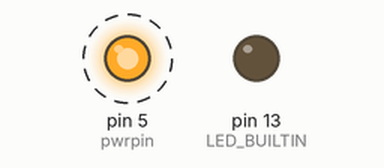
The sketch below on a simulated Arduino Uno, built with avr-gcc and run on an emulated ATmega328P. On the bench: output pins drawn as LEDs (lit = HIGH). Dashed ring = blinking.

Above: at 0.5 s.
Timing chart, 0 to 4.6 s (numbered marks = the images above):
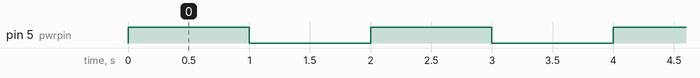

The sketch:

BlinkXmas.ino
```cpp
/*
 * turn 5V power on/off using P-chan mosfet to blink Xmas tree leds . Note: use a BJT as driver so that
 * signal is not inverted. Without BJT, a digitalWrite HIGH will turn FET off.
 *
 *                 5V
 *               +-----+
 *               |     |
 *              10k    |
 *               |     S
 *               +---G  (Si2301)
 *               |     |D
 *               |C    |
  pin 5 - 1K - B      load
          (BC548)|E    |
                 |     |
                Gnd   Gnd

 If signal inversion is not an issue, connect directly:

 *                 5V
 *               +-----+
 *               |     |
 *              10k    |
 *               |     S
 * pin 5 -- 1K --+---G  (Si2301)
 *                     |D
 *                     |
                     load
                       |
                      Gnd
 */

#define pwrpin 5
void setup() {
  pinMode(LED_BUILTIN, OUTPUT);
  pinMode(pwrpin, OUTPUT);
  Serial.begin(115200);
  digitalWrite(pwrpin, LOW);         // init led off
  digitalWrite(LED_BUILTIN, LOW);    // init pwr off
}

// the loop function runs over and over again forever
void loop() {
  //digitalWrite(LED_BUILTIN, HIGH);   // turn the LED on (HIGH is the voltage level)
  digitalWrite(pwrpin, HIGH);        // turn pwr on
  delay(1000);                       // wait for a second
  //digitalWrite(LED_BUILTIN, LOW);    // turn the LED off by making the voltage LOW
  digitalWrite(pwrpin, LOW);         // turn pwr off
  delay(1000);                       // wait for a second
}
```

Measured:
- by itself, pin 5 (pwrpin): alternates HIGH for 1.0 s and LOW for 1.0 s
